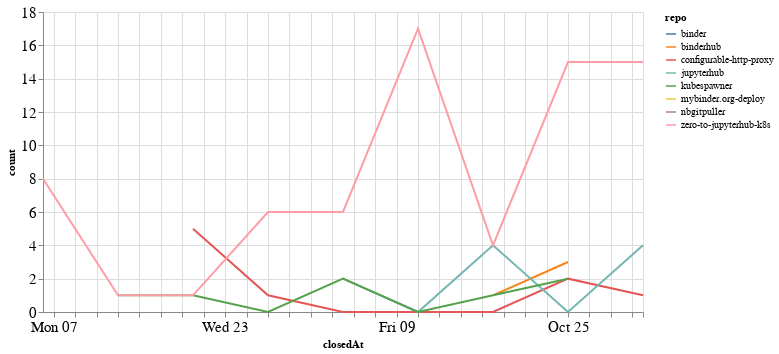

Notebook code for this chart:
### Code cell
closed_by_time = closed_by.groupby('repo').resample('W', on='closedAt').count()['author'].reset_index()
closed_by_time = closed_by_time.rename(columns={'author': 'count'})

alt.Chart(closed_by_time, width=600).mark_line().encode(
    x='closedAt',
    y='count',
    color='repo',
    tooltip="repo"
)

### Figure 1 — Vega-Lite specification as saved in the notebook (floating-point values rounded to 4 significant figures)
{"config": {"axisLeft": {"labelFontSize": 15}, "axisBottom": {"labelFontSize": 15}}, "data": {"name": "data-e1f677a33e487d98646eaba207393445"}, "mark": "line", "encoding": {"color": {"type": "nominal", "field": "repo"}, "tooltip": {"type": "nominal", "field": "repo"}, "x": {"type": "temporal", "field": "closedAt"}, "y": {"type": "quantitative", "field": "count"}}, "width": 600, "$schema": "https://vega.github.io/schema/vega-lite/v4.8.1.json", "datasets": {"data-e1f677a33e487d98646eaba207393445": [{"repo": "binder", "closedAt": "2020-10-18T00:00:00", "count": 1}, {"repo": "binderhub", "closedAt": "2020-10-18T00:00:00", "count": 1}, {"repo": "binderhub", "closedAt": "2020-10-25T00:00:00", "count": 3}, {"repo": "configurable-http-proxy", "closedAt": "2020-09-20T00:00:00", "count": 5}, {"repo": "configurable-http-proxy", "closedAt": "2020-09-27T00:00:00", "count": 1}, {"repo": "configurable-http-proxy", "closedAt": "2020-10-04T00:00:00", "count": 0}, {"repo": "configurable-http-proxy", "closedAt": "2020-10-11T00:00:00", "count": 0}, {"repo": "configurable-http-proxy", "closedAt": "2020-10-18T00:00:00", "count": 0}, {"repo": "configurable-http-proxy", "closedAt": "2020-10-25T00:00:00", "count": 2}, {"repo": "configurable-http-proxy", "closedAt": "2020-11-01T00:00:00", "count": 1}, {"repo": "jupyterhub", "closedAt": "2020-10-04T00:00:00", "count": 2}, {"repo": "jupyterhub", "closedAt": "2020-10-11T00:00:00", "count": 0}, {"repo": "jupyterhub", "closedAt": "2020-10-18T00:00:00", "count": 4}, {"repo": "jupyterhub", "closedAt": "2020-10-25T00:00:00", "count": 0}, {"repo": "jupyterhub", "closedAt": "2020-11-01T00:00:00", "count": 4}, {"repo": "kubespawner", "closedAt": "2020-09-13T00:00:00", "count": 1}, {"repo": "kubespawner", "closedAt": "2020-09-20T00:00:00", "count": 1}, {"repo": "kubespawner", "closedAt": "2020-09-27T00:00:00", "count": 0}, {"repo": "kubespawner", "closedAt": "2020-10-04T00:00:00", "count": 2}, {"repo": "kubespawner", "closedAt": "2020-10-11T00:00:00", "count": 0}, {"repo": "kubespawner", "closedAt": "2020-10-18T00:00:00", "count": 1}, {"repo": "kubespawner", "closedAt": "2020-10-25T00:00:00", "count": 2}, {"repo": "mybinder.org-deploy", "closedAt": "2020-11-01T00:00:00", "count": 1}, {"repo": "nbgitpuller", "closedAt": "2020-10-04T00:00:00", "count": 2}, {"repo": "zero-to-jupyterhub-k8s", "closedAt": "2020-09-06T00:00:00", "count": 8}, {"repo": "zero-to-jupyterhub-k8s", "closedAt": "2020-09-13T00:00:00", "count": 1}, {"repo": "zero-to-jupyterhub-k8s", "closedAt": "2020-09-20T00:00:00", "count": 1}, {"repo": "zero-to-jupyterhub-k8s", "closedAt": "2020-09-27T00:00:00", "count": 6}, {"repo": "zero-to-jupyterhub-k8s", "closedAt": "2020-10-04T00:00:00", "count": 6}, {"repo": "zero-to-jupyterhub-k8s", "closedAt": "2020-10-11T00:00:00", "count": 17}, {"repo": "zero-to-jupyterhub-k8s", "closedAt": "2020-10-18T00:00:00", "count": 4}, {"repo": "zero-to-jupyterhub-k8s", "closedAt": "2020-10-25T00:00:00", "count": 15}, {"repo": "zero-to-jupyterhub-k8s", "closedAt": "2020-11-01T00:00:00", "count": 15}]}}
